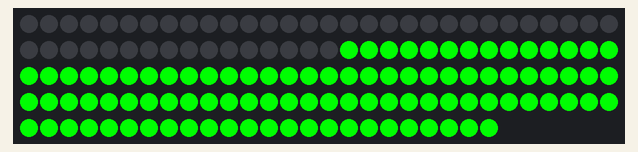
Simulated run of this sketch. Board: Arduino Uno, built with avr-gcc and run on an emulated ATmega328P. Parts: 144 RGB LEDs in strip order, left to right, continuing on the next row. Colours are those a GRB WS2812 strip shows for the declared byte order.

Above: at 1.7 s.
At 38.1 s:
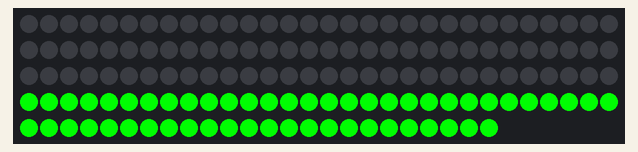

The sketch:

Clock.ino
```cpp
#include "FastLED.h"

//Constants
//104 LEDS
#define NUM_LEDS2 140
#define NUM_LEDS 144
#define OFF_SET 40
#define DATA_PIN 5

int photocellPin = 1;
int photocellReading;
int LEDbrightness;


//#define CLOCK_PIN 13

CRGB leds[NUM_LEDS];


//This is a Regular Day Schedule
int StartHour[] = {0 , 7 , 8 ,9 ,10,11,11,11,12,12,13,13};
int StartMin[] =  {0 , 33, 26,17,8 ,0 ,25,50,15,40,4 ,54};

int EndHour[] = {0 , 8, 9, 10,10,11,11,12,12,13,13};
int EndMin[] =  {0 , 22,13, 4,56,21,46,11,36, 0,50};

int CurrentMin = 4;
int CurrentHour = 8;

void setup() {
    FastLED.addLeds<WS2812B, DATA_PIN, RGB>(leds, NUM_LEDS);
}

void setBlueAndTurnOff()
{
  for(int i=0; i<NUM_LEDS; i++){
        leds[i] = CHSV(160, 255, 128);
        FastLED.show();
        delay(50);
        leds[i] = CHSV(0,0,0);
        FastLED.show();
    }
}

 void setAllBlue()
{

  for(int i=convertMinToIndex(0); convertMinToIndex(60); i++){
        leds[i] = CHSV(160, 255, 128);
        FastLED.show();
        //delay(50);
        }
}

void setGreenWithMin(int start, int end)
{

  for(int i=convertMinToIndex(start); i<convertMinToIndex(end); i++){
        leds[i] = CHSV(255, 255, 255);
        FastLED.show();
        //delay(50);
        }


}

void setWithMin(int start, int end, int color1, int color2, int color3)
{

  for(int i=convertMinToIndex(start); i<convertMinToIndex(end); i++){
        leds[i] = CHSV(color1, color2, color3);
        FastLED.show();
        //delay(50);
        }


}

int convertMinToIndex(double min)
{
  return ((min * ( (NUM_LEDS - OFF_SET) / 60.0)) + OFF_SET);
}


int getCurrentPeroid()
{

  for(int i = 0; i < 12; i ++)
  {
    if (CurrentMin > StartMin[i] && CurrentMin > EndMin[i])
    {
      //Then it is in range of min
      for(int k=0; k < 12; k++)
      {
        if (CurrentHour > StartHour[k] && CurrentHour < EndHour[k])
        {
          return k;
        }

      }

      }
  }


}

void display(int currentMin, int currentHour)
{

//Display from current min to end of peroid
for(int i=0; i<NUM_LEDS; i++){
        leds[i] = CHSV(0,0,0);
        FastLED.show();
    }


if((double)CurrentHour - (double)StartHour[1] <= 1.0 && (double)EndHour[1] - (double)StartHour[1] > 0)
{
  setWithMin(currentMin,60,255,255,255);
}
else
{
  setWithMin(currentMin,EndMin[1], 255,255,255);
}


}

void SetBrightness()
{

  if(analogRead(photocellPin) > 800)
  {
    FastLED.setBrightness(150);
  }
  else if(analogRead(photocellPin) < 800 && analogRead(photocellPin) > 400)
  {
    FastLED.setBrightness(50);
  }
  else if(analogRead(photocellPin) < 400)
  {
    FastLED.setBrightness(25);
  }


  Serial.println(analogRead(photocellPin));
}


void loop() {


    //setWithMin(CurrentHour,CurrentHour+1, 160,255,128);
    //setWithMin(getCurrentPeroid(),getCurrentPeroid()+1, 160,255,128);

    //SetBrightness();
    display(CurrentMin, CurrentHour);
    CurrentMin = CurrentMin + 1;
    if (CurrentMin == 60)
    {
      CurrentMin = 0;
      CurrentHour = CurrentHour +1;
    }

}
```

RTCtimeUtils.cpp
```cpp
#include <time.h>


int StringToInt(const char* pString)
{
    int value = 0;

    // skip leading 0 and spaces
    while ('0' == *pString || *pString == ' ')
    {
        pString++;
    }

    // calculate number until we hit non-numeral char
    while ('0' <= *pString && *pString <= '9')
    {
        value *= 10;
        value += *pString - '0';
        pString++;
    }
    return value;
}


// This function takes a 20 chars long textual (English) representation of a date-time value
// of the kind "Feb 28 2017 00:38:05" and convert it to a standard time_t value
// This can be useful to convert the concatenation of the __DATE__ and __TIME__
// compilation date and time strings to a time_t value.
//
// Example:
//
//  #define COMPILE_DATE_TIME (__DATE__ " " __TIME__)
//  time_t compiletime = str20ToTime(COMPILE_DATE_TIME);
//
// I'm not happy with this function name/implementation and it might change in the future...
extern time_t str20ToTime(const char* date)
{
  struct tm tm_time;

  // Get the month  (N.B.: Jan=0, Feb=1, etc...)
  switch (date[0])
  {
  case 'J':
    if ( date[1] == 'a' )
	    tm_time.tm_mon = 0;
	  else if ( date[2] == 'n' )
	    tm_time.tm_mon = 5;
	  else
	    tm_time.tm_mon = 6;
    break;
  case 'F':
    tm_time.tm_mon = 1;
    break;
  case 'A':
    tm_time.tm_mon = date[1] == 'p' ? 3 : 7;
    break;
  case 'M':
    tm_time.tm_mon = date[2] == 'r' ? 2 : 4;
    break;
  case 'S':
    tm_time.tm_mon = 8;
    break;
  case 'O':
    tm_time.tm_mon = 9;
    break;
  case 'N':
    tm_time.tm_mon = 10;
    break;
  case 'D':
    tm_time.tm_mon = 11;
    break;
  }

  // Get the day
  tm_time.tm_mday = (int8_t) StringToInt(date + 4);

  // Get the year
  int16_t year =  (int16_t) StringToInt(date + 7);
  tm_time.tm_year = year - 1900;

  // Get the time
  tm_time.tm_hour = (int8_t) StringToInt(date + 12);
  tm_time.tm_min  = (int8_t) StringToInt(date + 15);
  tm_time.tm_sec  = (int8_t) StringToInt(date + 18);
  tm_time.tm_wday = 0;
  tm_time.tm_isdst = 0;

  return mktime(&tm_time);
}
```
